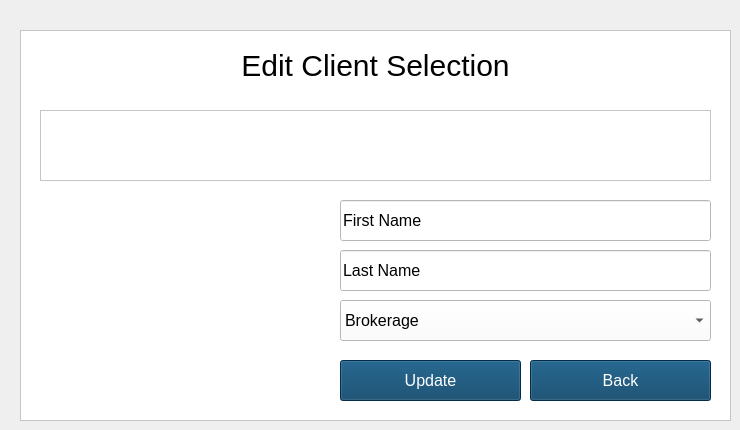
    <widget class="QWidget" name="client_edit_profile">
     <widget class="QFrame" name="frame_3">
      <property name="geometry">
       <rect>
        <x>20</x>
        <y>30</y>
        <width>711</width>
        <height>391</height>
       </rect>
      </property>
      <property name="styleSheet">
       <string notr="true">background-color: white
</string>
      </property>
      <property name="frameShape">
       <enum>QFrame::StyledPanel</enum>
      </property>
      <property name="frameShadow">
       <enum>QFrame::Raised</enum>
      </property>
      <widget class="QLabel" name="client_edit_profile_title">
       <property name="geometry">
        <rect>
         <x>20</x>
         <y>10</y>
         <width>671</width>
         <height>51</height>
        </rect>
       </property>
       <property name="styleSheet">
        <string notr="true">background-color: white;
color: black;
font-size: 30px;</string>
       </property>
       <property name="text">
        <string>Edit Client Selection</string>
       </property>
       <property name="alignment">
        <set>Qt::AlignCenter</set>
       </property>
      </widget>
      <widget class="QPushButton" name="client_edit_profile_btn_update">
       <property name="geometry">
        <rect>
         <x>320</x>
         <y>330</y>
         <width>181</width>
         <height>41</height>
        </rect>
       </property>
       <property name="palette">
        <palette>
         <active>
          <colorrole role="WindowText">
           <brush brushstyle="SolidPattern">
            <color alpha="255">
             <red>255</red>
             <green>255</green>
             <blue>255</blue>
            </color>
           </brush>
          </colorrole>
          <colorrole role="Button">
           <brush brushstyle="SolidPattern">
            <color alpha="255">
             <red>3</red>
             <green>62</green>
             <blue>99</blue>
            </color>
           </brush>
          </colorrole>
          <colorrole role="Text">
           <brush brushstyle="SolidPattern">
            <color alpha="255">
             <red>255</red>
             <green>255</green>
             <blue>255</blue>
            </color>
           </brush>
          </colorrole>
          <colorrole role="ButtonText">
           <brush brushstyle="SolidPattern">
            <color alpha="255">
             <red>255</red>
             <green>255</green>
             <blue>255</blue>
            </color>
           </brush>
          </colorrole>
          <colorrole role="Base">
           <brush brushstyle="SolidPattern">
            <color alpha="255">
             <red>3</red>
             <green>62</green>
             <blue>99</blue>
            </color>
           </brush>
          </colorrole>
          <colorrole role="Window">
           <brush brushstyle="SolidPattern">
            <color alpha="255">
             <red>3</red>
             <green>62</green>
             <blue>99</blue>
            </color>
           </brush>
          </colorrole>
          <colorrole role="PlaceholderText">
           <brush brushstyle="NoBrush">
            <color alpha="128">
             <red>255</red>
             <green>255</green>
             <blue>255</blue>
            </color>
           </brush>
          </colorrole>
         </active>
         <inactive>
          <colorrole role="WindowText">
           <brush brushstyle="SolidPattern">
            <color alpha="255">
             <red>255</red>
             <green>255</green>
             <blue>255</blue>
            </color>
           </brush>
          </colorrole>
          <colorrole role="Button">
           <brush brushstyle="SolidPattern">
            <color alpha="255">
             <red>3</red>
             <green>62</green>
             <blue>99</blue>
            </color>
           </brush>
          </colorrole>
          <colorrole role="Text">
           <brush brushstyle="SolidPattern">
            <color alpha="255">
             <red>255</red>
             <green>255</green>
             <blue>255</blue>
            </color>
           </brush>
          </colorrole>
          <colorrole role="ButtonText">
           <brush brushstyle="SolidPattern">
            <color alpha="255">
             <red>255</red>
             <green>255</green>
             <blue>255</blue>
            </color>
           </brush>
          </colorrole>
          <colorrole role="Base">
           <brush brushstyle="SolidPattern">
            <color alpha="255">
             <red>3</red>
             <green>62</green>
             <blue>99</blue>
            </color>
           </brush>
          </colorrole>
          <colorrole role="Window">
           <brush brushstyle="SolidPattern">
            <color alpha="255">
             <red>3</red>
             <green>62</green>
             <blue>99</blue>
            </color>
           </brush>
          </colorrole>
          <colorrole role="PlaceholderText">
           <brush brushstyle="NoBrush">
            <color alpha="128">
             <red>255</red>
             <green>255</green>
             <blue>255</blue>
            </color>
           </brush>
          </colorrole>
         </inactive>
         <disabled>
          <colorrole role="WindowText">
           <brush brushstyle="SolidPattern">
            <color alpha="255">
             <red>255</red>
             <green>255</green>
             <blue>255</blue>
            </color>
           </brush>
          </colorrole>
          <colorrole role="Button">
           <brush brushstyle="SolidPattern">
            <color alpha="255">
             <red>3</red>
             <green>62</green>
             <blue>99</blue>
            </color>
           </brush>
          </colorrole>
          <colorrole role="Text">
           <brush brushstyle="SolidPattern">
            <color alpha="255">
             <red>255</red>
             <green>255</green>
             <blue>255</blue>
            </color>
           </brush>
          </colorrole>
          <colorrole role="ButtonText">
           <brush brushstyle="SolidPattern">
            <color alpha="255">
             <red>255</red>
             <green>255</green>
             <blue>255</blue>
            </color>
           </brush>
          </colorrole>
          <colorrole role="Base">
           <brush brushstyle="SolidPattern">
            <color alpha="255">
             <red>3</red>
             <green>62</green>
             <blue>99</blue>
            </color>
           </brush>
          </colorrole>
          <colorrole role="Window">
           <brush brushstyle="SolidPattern">
            <color alpha="255">
             <red>3</red>
             <green>62</green>
             <blue>99</blue>
            </color>
           </brush>
          </colorrole>
          <colorrole role="PlaceholderText">
           <brush brushstyle="NoBrush">
            <color alpha="128">
             <red>255</red>
             <green>255</green>
             <blue>255</blue>
            </color>
           </brush>
          </colorrole>
         </disabled>
        </palette>
       </property>
       <property name="font">
        <font>
         <pointsize>12</pointsize>
        </font>
       </property>
       <property name="styleSheet">
        <string notr="true">background-color: #033E63;
color: white</string>
       </property>
       <property name="text">
        <string>Update</string>
       </property>
      </widget>
      <widget class="QPushButton" name="client_edit_profile_btn_cancel">
       <property name="geometry">
        <rect>
         <x>510</x>
         <y>330</y>
         <width>181</width>
         <height>41</height>
        </rect>
       </property>
       <property name="palette">
        <palette>
         <active>
          <colorrole role="WindowText">
           <brush brushstyle="SolidPattern">
            <color alpha="255">
             <red>255</red>
             <green>255</green>
             <blue>255</blue>
            </color>
           </brush>
          </colorrole>
          <colorrole role="Button">
           <brush brushstyle="SolidPattern">
            <color alpha="255">
             <red>3</red>
             <green>62</green>
             <blue>99</blue>
            </color>
           </brush>
          </colorrole>
          <colorrole role="Text">
           <brush brushstyle="SolidPattern">
            <color alpha="255">
             <red>255</red>
             <green>255</green>
             <blue>255</blue>
            </color>
           </brush>
          </colorrole>
          <colorrole role="ButtonText">
           <brush brushstyle="SolidPattern">
            <color alpha="255">
             <red>255</red>
             <green>255</green>
             <blue>255</blue>
            </color>
           </brush>
          </colorrole>
          <colorrole role="Base">
           <brush brushstyle="SolidPattern">
            <color alpha="255">
             <red>3</red>
             <green>62</green>
             <blue>99</blue>
            </color>
           </brush>
          </colorrole>
          <colorrole role="Window">
           <brush brushstyle="SolidPattern">
            <color alpha="255">
             <red>3</red>
             <green>62</green>
             <blue>99</blue>
            </color>
           </brush>
          </colorrole>
          <colorrole role="PlaceholderText">
           <brush brushstyle="NoBrush">
            <color alpha="128">
             <red>255</red>
             <green>255</green>
             <blue>255</blue>
            </color>
           </brush>
          </colorrole>
         </active>
         <inactive>
          <colorrole role="WindowText">
           <brush brushstyle="SolidPattern">
            <color alpha="255">
             <red>255</red>
             <green>255</green>
             <blue>255</blue>
            </color>
           </brush>
          </colorrole>
          <colorrole role="Button">
           <brush brushstyle="SolidPattern">
            <color alpha="255">
             <red>3</red>
             <green>62</green>
             <blue>99</blue>
            </color>
           </brush>
          </colorrole>
          <colorrole role="Text">
           <brush brushstyle="SolidPattern">
            <color alpha="255">
             <red>255</red>
             <green>255</green>
             <blue>255</blue>
            </color>
           </brush>
          </colorrole>
          <colorrole role="ButtonText">
           <brush brushstyle="SolidPattern">
            <color alpha="255">
             <red>255</red>
             <green>255</green>
             <blue>255</blue>
            </color>
           </brush>
          </colorrole>
          <colorrole role="Base">
           <brush brushstyle="SolidPattern">
            <color alpha="255">
             <red>3</red>
             <green>62</green>
             <blue>99</blue>
            </color>
           </brush>
          </colorrole>
          <colorrole role="Window">
           <brush brushstyle="SolidPattern">
            <color alpha="255">
             <red>3</red>
             <green>62</green>
             <blue>99</blue>
            </color>
           </brush>
          </colorrole>
          <colorrole role="PlaceholderText">
           <brush brushstyle="NoBrush">
            <color alpha="128">
             <red>255</red>
             <green>255</green>
             <blue>255</blue>
            </color>
           </brush>
          </colorrole>
         </inactive>
         <disabled>
          <colorrole role="WindowText">
           <brush brushstyle="SolidPattern">
            <color alpha="255">
             <red>255</red>
             <green>255</green>
             <blue>255</blue>
            </color>
           </brush>
          </colorrole>
          <colorrole role="Button">
           <brush brushstyle="SolidPattern">
            <color alpha="255">
             <red>3</red>
             <green>62</green>
             <blue>99</blue>
            </color>
           </brush>
          </colorrole>
          <colorrole role="Text">
           <brush brushstyle="SolidPattern">
            <color alpha="255">
             <red>255</red>
             <green>255</green>
             <blue>255</blue>
            </color>
           </brush>
          </colorrole>
          <colorrole role="ButtonText">
           <brush brushstyle="SolidPattern">
            <color alpha="255">
             <red>255</red>
             <green>255</green>
             <blue>255</blue>
            </color>
           </brush>
          </colorrole>
          <colorrole role="Base">
           <brush brushstyle="SolidPattern">
            <color alpha="255">
             <red>3</red>
             <green>62</green>
             <blue>99</blue>
            </color>
           </brush>
          </colorrole>
          <colorrole role="Window">
           <brush brushstyle="SolidPattern">
            <color alpha="255">
             <red>3</red>
             <green>62</green>
             <blue>99</blue>
            </color>
           </brush>
          </colorrole>
          <colorrole role="PlaceholderText">
           <brush brushstyle="NoBrush">
            <color alpha="128">
             <red>255</red>
             <green>255</green>
             <blue>255</blue>
            </color>
           </brush>
          </colorrole>
         </disabled>
        </palette>
       </property>
       <property name="font">
        <font>
         <pointsize>12</pointsize>
        </font>
       </property>
       <property name="styleSheet">
        <string notr="true">background-color: #033E63;
color: white</string>
       </property>
       <property name="text">
        <string>Back</string>
       </property>
      </widget>
      <widget class="QLineEdit" name="client_edit_profile_first_name">
       <property name="geometry">
        <rect>
         <x>320</x>
         <y>170</y>
         <width>371</width>
         <height>41</height>
        </rect>
       </property>
       <property name="font">
        <font>
         <pointsize>12</pointsize>
        </font>
       </property>
       <property name="styleSheet">
        <string notr="true">background-color: white;
color: black;</string>
       </property>
       <property name="text">
        <string>First Name</string>
       </property>
      </widget>
      <widget class="QLineEdit" name="client_edit_profile_last_name">
       <property name="geometry">
        <rect>
         <x>320</x>
         <y>220</y>
         <width>371</width>
         <height>41</height>
        </rect>
       </property>
       <property name="font">
        <font>
         <pointsize>12</pointsize>
        </font>
       </property>
       <property name="styleSheet">
        <string notr="true">background-color: white;
color: black;</string>
       </property>
       <property name="text">
        <string>Last Name</string>
       </property>
      </widget>
      <widget class="QComboBox" name="client_edit_profile_cmb_service">
       <property name="geometry">
        <rect>
         <x>320</x>
         <y>270</y>
         <width>371</width>
         <height>41</height>
        </rect>
       </property>
       <property name="font">
        <font>
         <pointsize>-1</pointsize>
        </font>
       </property>
       <property name="styleSheet">
        <string notr="true">font-size: 16px;
background-color: white;
color: black;</string>
       </property>
       <item>
        <property name="text">
         <string>Brokerage</string>
        </property>
       </item>
       <item>
        <property name="text">
         <string>Retirement</string>
        </property>
       </item>
      </widget>
      <widget class="QListWidget" name="client_edit_profile_list">
       <property name="geometry">
        <rect>
         <x>20</x>
         <y>80</y>
         <width>671</width>
         <height>71</height>
        </rect>
       </property>
       <property name="styleSheet">
        <string notr="true">font-size:14px;
background-color: white;
color: black;</string>
       </property>
      </widget>
     </widget>
    </widget>
